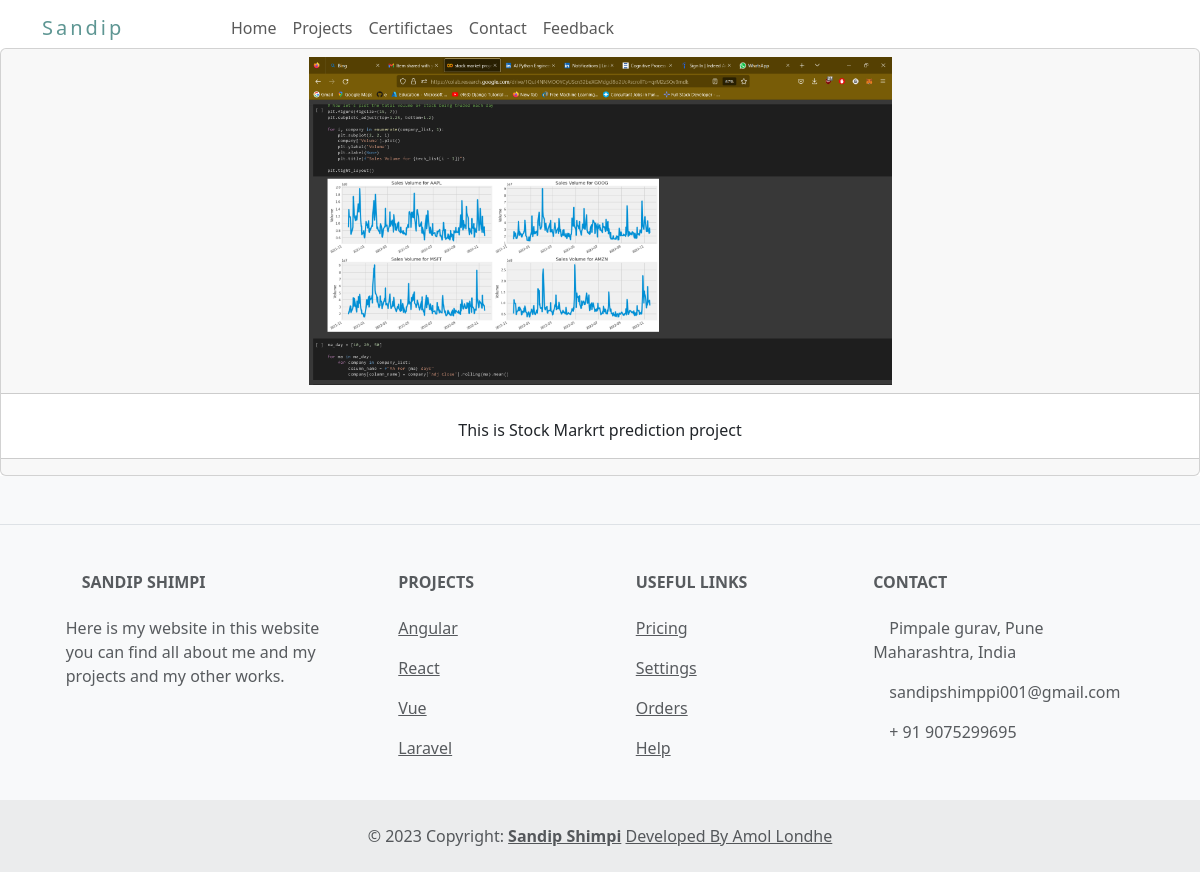
Page /prjt on the committed database.
### Portfolio_app/models.py (models this page shows)
class Projects(models.Model):
    P_name = models.CharField(max_length=255)
    P_descriptions = models.TextField()
    P_image = models.ImageField(upload_to='static/images')

### Portfolio_app/views.py (the view)
# urls.py: path('prjt',views.prjt,name='prjt'),
def prjt(request):
    prjt=Projects.objects.all()
    return render(request,'project.html',{'prjt':prjt})

### Portfolio_app/templates/project.html (shortened to what this page needs)
{% extends 'index.html' %}
{% block body %}
<br>
<br>
<section style="background-color: rgba(240, 248, 255, 0);">
    <div class="card text-center">
        {% for prjt in prjt %}
        <div class="card-header">
          <img src="{{prjt.P_image}}" alt="" style="width: 50%;">
        </div>
        <div class="card-body">
          <p class="card-text">{{prjt.P_descriptions}}</p>
        </div>
        <div class="card-footer text-muted">
        </div>
        {% endfor %}
      </div>
</section>
{% endblock body %}

### rows in the picture
Projects: P_image (picture), P_descriptions "This is Stock Markrt prediction project"
